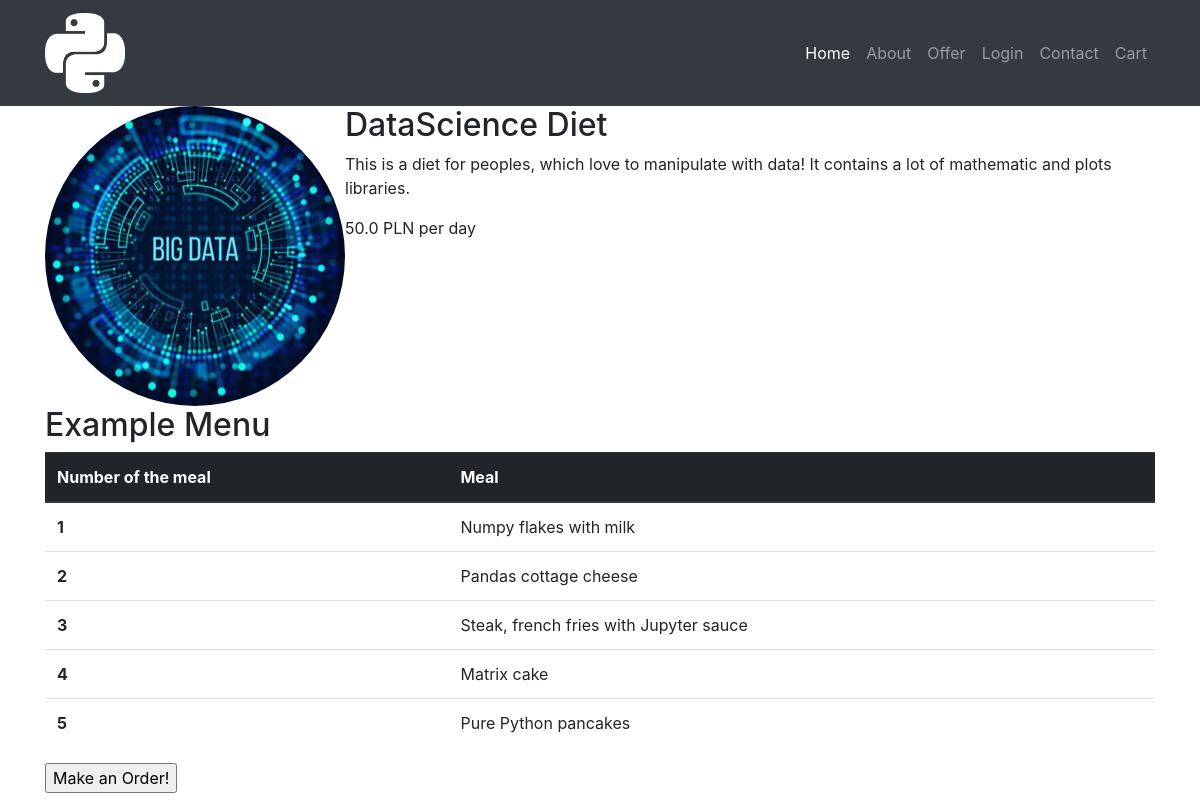
The app's page /offer/datascience-diet/ with its own data.
### menu/models.py (models this page shows, shortened)
class Diet(models.Model):
    name = models.CharField(max_length=30)
    image = models.ImageField(upload_to='diet_images')
    description = models.TextField()
    price = models.FloatField(default=0)
    slug = models.SlugField()

class DietExample(models.Model):
    first_dish = models.TextField()
    second_dish = models.TextField()
    third_dish = models.TextField()
    fourth_dish = models.TextField()
    fifth_dish = models.TextField()
    diet = models.ForeignKey(Diet, on_delete=models.PROTECT)

### menu/views.py (the view)
# urls.py: path("<slug:dietname>/", MenuDetailView.as_view(), name="offer_detail"),
class MenuDetailView(DetailView):
    model = Diet
    context_object_name = "diet"
    template_name = "menu/offer_details.html"
    slug_url_kwarg = 'dietname'
    slug_field = 'slug'

### menu/templates/menu/offer_details.html (shortened to what this page needs)
{% extends  "catering/base.html" %}
{% block content %}
    <article class="media content-section">
        <img class="rounded-circle" src="{{ diet.image.url }}" width="300px" height="300px" >
        <div class="media-body">
            <h2><a class="article-title">{{ diet.name }}</a></h2>
            <p class="article-content">{{ diet.description }}</p>
            <p class="price">{{ diet.price }} PLN per day</p>
        </div>
    </article>
    <h2>Example Menu</h2>
    {% for meals in diet.dietexample_set.all %}
        {% include 'menu/example_diet_table.html' %}
    {% endfor %}
    <form action={% url "add_product" %}>
        <input type="submit" value="Make an Order!"/>
{% endblock %}

### menu/templates/menu/example_diet_table.html
<table class="table">
    <thead class="thead-dark">
    <thead class="thead-dark">
    <tr>
        <th scope="col">Number of the meal</th>
        <th scope="col">Meal</th>
    </tr>
    </thead>
    <tbody>
    <tr>
        <th scope="row">1</th>
        <td>{{ meals.first_dish }}</td>
    </tr>
    <tr>
        <th scope="row">2</th>
        <td>{{ meals.second_dish }}</td>
    </tr>
    <tr>
        <th scope="row">3</th>
        <td>{{ meals.third_dish }}</td>
    </tr>
    <tr>
        <th scope="row">4</th>
        <td>{{ meals.fourth_dish }}</td>
    </tr>
    <tr>
        <th scope="row">5</th>
        <td>{{ meals.fifth_dish }}</td>
    </tr>
    </tbody>
</table>

### records on screen
Diet: image (picture), name "DataScience Diet", description "This is a diet for peoples, which love to manipulate with data! It contains a lot of mathematic and plots libraries.", price "50.0"
DietExample: first_dish "Numpy flakes with milk", second_dish "Pandas cottage cheese", third_dish "Steak, french fries with Jupyter sauce", fourth_dish "Matrix cake", fifth_dish "Pure Python pancakes"
